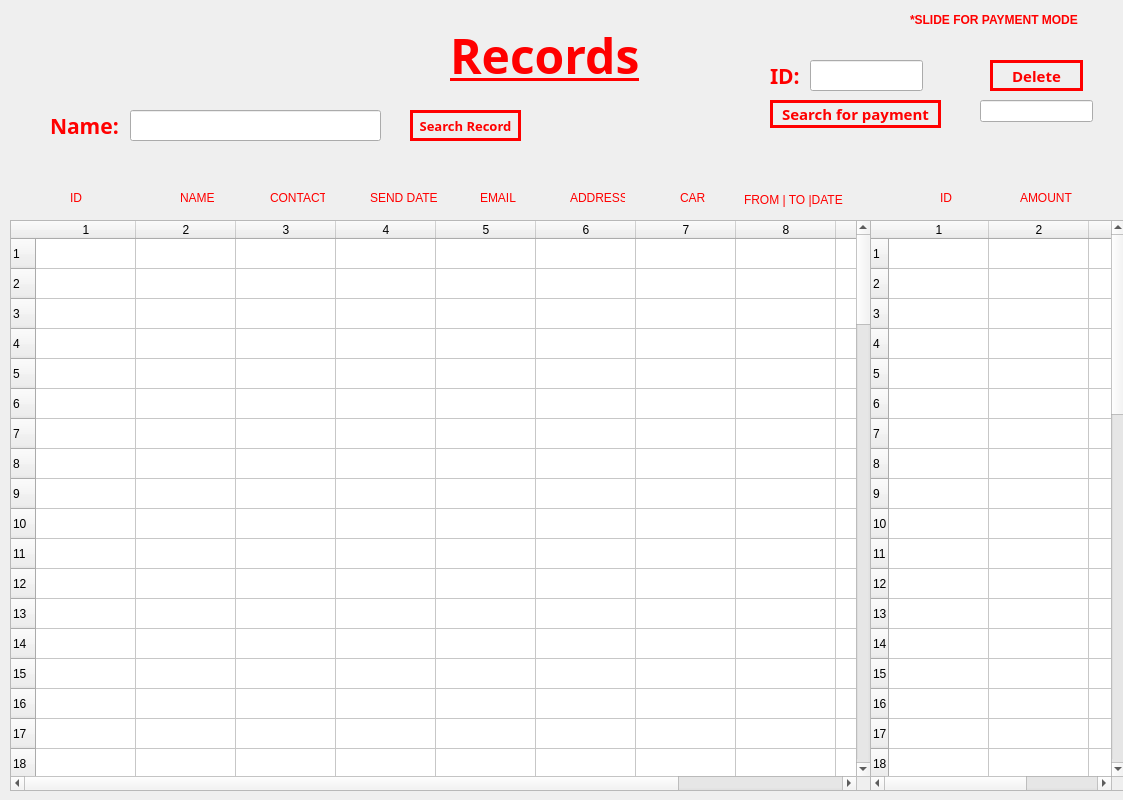
<?xml version="1.0" encoding="UTF-8"?>
<ui version="4.0">
 <class>s_record</class>
 <widget class="QDialog" name="s_record">
  <property name="geometry">
   <rect>
    <x>0</x>
    <y>0</y>
    <width>1123</width>
    <height>800</height>
   </rect>
  </property>
  <property name="minimumSize">
   <size>
    <width>1123</width>
    <height>800</height>
   </size>
  </property>
  <property name="maximumSize">
   <size>
    <width>1123</width>
    <height>800</height>
   </size>
  </property>
  <property name="windowTitle">
   <string>Dialog</string>
  </property>
  <widget class="QLabel" name="label">
   <property name="geometry">
    <rect>
     <x>0</x>
     <y>-30</y>
     <width>1131</width>
     <height>831</height>
    </rect>
   </property>
   <property name="text">
    <string/>
   </property>
   <property name="pixmap">
    <pixmap>Resources/search_record.png</pixmap>
   </property>
  </widget>
  <widget class="QLabel" name="label_2">
   <property name="geometry">
    <rect>
     <x>450</x>
     <y>30</y>
     <width>191</width>
     <height>51</height>
    </rect>
   </property>
   <property name="font">
    <font>
     <family>Rockwell Condensed</family>
     <pointsize>36</pointsize>
     <weight>75</weight>
     <bold>true</bold>
     <underline>true</underline>
    </font>
   </property>
   <property name="styleSheet">
    <string notr="true">color: qlineargradient(spread:pad, x1:0, y1:0, x2:1, y2:1, stop:1 rgba(255, 0, 0, 255));</string>
   </property>
   <property name="text">
    <string>Records</string>
   </property>
  </widget>
  <widget class="QLabel" name="label_3">
   <property name="geometry">
    <rect>
     <x>50</x>
     <y>110</y>
     <width>91</width>
     <height>31</height>
    </rect>
   </property>
   <property name="font">
    <font>
     <family>Rockwell Condensed</family>
     <pointsize>16</pointsize>
     <weight>75</weight>
     <bold>true</bold>
    </font>
   </property>
   <property name="styleSheet">
    <string notr="true">color: qlineargradient(spread:pad, x1:0, y1:0, x2:1, y2:1, stop:1 rgba(255, 0, 0, 255));</string>
   </property>
   <property name="text">
    <string>Name:</string>
   </property>
  </widget>
  <widget class="QLineEdit" name="records_edit">
   <property name="geometry">
    <rect>
     <x>130</x>
     <y>110</y>
     <width>251</width>
     <height>31</height>
    </rect>
   </property>
  </widget>
  <widget class="QTableWidget" name="list1">
   <property name="geometry">
    <rect>
     <x>10</x>
     <y>220</y>
     <width>861</width>
     <height>571</height>
    </rect>
   </property>
   <property name="minimumSize">
    <size>
     <width>861</width>
     <height>571</height>
    </size>
   </property>
   <property name="maximumSize">
    <size>
     <width>861</width>
     <height>571</height>
    </size>
   </property>
   <property name="rowCount">
    <number>100</number>
   </property>
   <property name="columnCount">
    <number>10</number>
   </property>
   <row/>
   <row/>
   <row/>
   <row/>
   <row/>
   <row/>
   <row/>
   <row/>
   <row/>
   <row/>
   <row/>
   <row/>
   <row/>
   <row/>
   <row/>
   <row/>
   <row/>
   <row/>
   <row/>
   <row/>
   <row/>
   <row/>
   <row/>
   <row/>
   <row/>
   <row/>
   <row/>
   <row/>
   <row/>
   <row/>
   <row/>
   <row/>
   <row/>
   <row/>
   <row/>
   <row/>
   <row/>
   <row/>
   <row/>
   <row/>
   <row/>
   <row/>
   <row/>
   <row/>
   <row/>
   <row/>
   <row/>
   <row/>
   <row/>
   <row/>
   <row/>
   <row/>
   <row/>
   <row/>
   <row/>
   <row/>
   <row/>
   <row/>
   <row/>
   <row/>
   <row/>
   <row/>
   <row/>
   <row/>
   <row/>
   <row/>
   <row/>
   <row/>
   <row/>
   <row/>
   <row/>
   <row/>
   <row/>
   <row/>
   <row/>
   <row/>
   <row/>
   <row/>
   <row/>
   <row/>
   <row/>
   <row/>
   <row/>
   <row/>
   <row/>
   <row/>
   <row/>
   <row/>
   <row/>
   <row/>
   <row/>
   <row/>
   <row/>
   <row/>
   <row/>
   <row/>
   <row/>
   <row/>
   <row/>
   <row/>
   <column/>
   <column/>
   <column/>
   <column/>
   <column/>
   <column/>
   <column/>
   <column/>
   <column/>
   <column/>
  </widget>
  <widget class="QPushButton" name="records_button">
   <property name="geometry">
    <rect>
     <x>410</x>
     <y>110</y>
     <width>111</width>
     <height>31</height>
    </rect>
   </property>
   <property name="font">
    <font>
     <family>Rockwell Condensed</family>
     <pointsize>10</pointsize>
     <weight>75</weight>
     <bold>true</bold>
    </font>
   </property>
   <property name="cursor">
    <cursorShape>PointingHandCursor</cursorShape>
   </property>
   <property name="styleSheet">
    <string notr="true">color: qlineargradient(spread:pad, x1:0, y1:0, x2:1, y2:1, stop:1 rgba(255, 0, 0, 255));
border:3px solid red;</string>
   </property>
   <property name="text">
    <string>Search Record</string>
   </property>
  </widget>
  <widget class="QTableWidget" name="list2">
   <property name="geometry">
    <rect>
     <x>870</x>
     <y>220</y>
     <width>256</width>
     <height>571</height>
    </rect>
   </property>
   <property name="minimumSize">
    <size>
     <width>256</width>
     <height>571</height>
    </size>
   </property>
   <property name="maximumSize">
    <size>
     <width>256</width>
     <height>571</height>
    </size>
   </property>
   <property name="rowCount">
    <number>50</number>
   </property>
   <property name="columnCount">
    <number>3</number>
   </property>
   <row/>
   <row/>
   <row/>
   <row/>
   <row/>
   <row/>
   <row/>
   <row/>
   <row/>
   <row/>
   <row/>
   <row/>
   <row/>
   <row/>
   <row/>
   <row/>
   <row/>
   <row/>
   <row/>
   <row/>
   <row/>
   <row/>
   <row/>
   <row/>
   <row/>
   <row/>
   <row/>
   <row/>
   <row/>
   <row/>
   <row/>
   <row/>
   <row/>
   <row/>
   <row/>
   <row/>
   <row/>
   <row/>
   <row/>
   <row/>
   <row/>
   <row/>
   <row/>
   <row/>
   <row/>
   <row/>
   <row/>
   <row/>
   <row/>
   <row/>
   <column/>
   <column/>
   <column/>
  </widget>
  <widget class="QLabel" name="label_4">
   <property name="geometry">
    <rect>
     <x>70</x>
     <y>190</y>
     <width>55</width>
     <height>16</height>
    </rect>
   </property>
   <property name="styleSheet">
    <string notr="true">color: qlineargradient(spread:pad, x1:0, y1:0, x2:1, y2:1, stop:1 rgba(255, 0, 0, 255));</string>
   </property>
   <property name="text">
    <string>ID</string>
   </property>
  </widget>
  <widget class="QLabel" name="label_5">
   <property name="geometry">
    <rect>
     <x>180</x>
     <y>190</y>
     <width>55</width>
     <height>16</height>
    </rect>
   </property>
   <property name="styleSheet">
    <string notr="true">color: qlineargradient(spread:pad, x1:0, y1:0, x2:1, y2:1, stop:1 rgba(255, 0, 0, 255));</string>
   </property>
   <property name="text">
    <string>NAME</string>
   </property>
  </widget>
  <widget class="QLabel" name="label_6">
   <property name="geometry">
    <rect>
     <x>270</x>
     <y>190</y>
     <width>55</width>
     <height>16</height>
    </rect>
   </property>
   <property name="styleSheet">
    <string notr="true">color: qlineargradient(spread:pad, x1:0, y1:0, x2:1, y2:1, stop:1 rgba(255, 0, 0, 255));</string>
   </property>
   <property name="text">
    <string>CONTACT</string>
   </property>
  </widget>
  <widget class="QLabel" name="label_7">
   <property name="geometry">
    <rect>
     <x>370</x>
     <y>190</y>
     <width>71</width>
     <height>16</height>
    </rect>
   </property>
   <property name="styleSheet">
    <string notr="true">color: qlineargradient(spread:pad, x1:0, y1:0, x2:1, y2:1, stop:1 rgba(255, 0, 0, 255));</string>
   </property>
   <property name="text">
    <string>SEND DATE</string>
   </property>
  </widget>
  <widget class="QLabel" name="label_8">
   <property name="geometry">
    <rect>
     <x>480</x>
     <y>190</y>
     <width>41</width>
     <height>16</height>
    </rect>
   </property>
   <property name="styleSheet">
    <string notr="true">color: qlineargradient(spread:pad, x1:0, y1:0, x2:1, y2:1, stop:1 rgba(255, 0, 0, 255));</string>
   </property>
   <property name="text">
    <string>EMAIL</string>
   </property>
  </widget>
  <widget class="QLabel" name="label_9">
   <property name="geometry">
    <rect>
     <x>570</x>
     <y>190</y>
     <width>55</width>
     <height>16</height>
    </rect>
   </property>
   <property name="styleSheet">
    <string notr="true">color: qlineargradient(spread:pad, x1:0, y1:0, x2:1, y2:1, stop:1 rgba(255, 0, 0, 255));</string>
   </property>
   <property name="text">
    <string>ADDRESS</string>
   </property>
  </widget>
  <widget class="QLabel" name="label_10">
   <property name="geometry">
    <rect>
     <x>680</x>
     <y>190</y>
     <width>55</width>
     <height>16</height>
    </rect>
   </property>
   <property name="styleSheet">
    <string notr="true">color: qlineargradient(spread:pad, x1:0, y1:0, x2:1, y2:1, stop:1 rgba(255, 0, 0, 255));</string>
   </property>
   <property name="text">
    <string>CAR</string>
   </property>
  </widget>
  <widget class="QLabel" name="label_11">
   <property name="geometry">
    <rect>
     <x>744</x>
     <y>190</y>
     <width>111</width>
     <height>20</height>
    </rect>
   </property>
   <property name="styleSheet">
    <string notr="true">color: qlineargradient(spread:pad, x1:0, y1:0, x2:1, y2:1, stop:1 rgba(255, 0, 0, 255));</string>
   </property>
   <property name="text">
    <string>FROM | TO |DATE</string>
   </property>
  </widget>
  <widget class="QLabel" name="label_12">
   <property name="geometry">
    <rect>
     <x>940</x>
     <y>190</y>
     <width>31</width>
     <height>16</height>
    </rect>
   </property>
   <property name="styleSheet">
    <string notr="true">color: qlineargradient(spread:pad, x1:0, y1:0, x2:1, y2:1, stop:1 rgba(255, 0, 0, 255));</string>
   </property>
   <property name="text">
    <string>ID</string>
   </property>
  </widget>
  <widget class="QLabel" name="label_13">
   <property name="geometry">
    <rect>
     <x>1020</x>
     <y>190</y>
     <width>55</width>
     <height>16</height>
    </rect>
   </property>
   <property name="styleSheet">
    <string notr="true">color: qlineargradient(spread:pad, x1:0, y1:0, x2:1, y2:1, stop:1 rgba(255, 0, 0, 255));</string>
   </property>
   <property name="text">
    <string>AMOUNT</string>
   </property>
  </widget>
  <widget class="QLabel" name="label_14">
   <property name="geometry">
    <rect>
     <x>910</x>
     <y>10</y>
     <width>201</width>
     <height>20</height>
    </rect>
   </property>
   <property name="font">
    <font>
     <family>Yu Gothic UI</family>
     <pointsize>9</pointsize>
     <weight>75</weight>
     <bold>true</bold>
    </font>
   </property>
   <property name="styleSheet">
    <string notr="true">color: qlineargradient(spread:pad, x1:0, y1:0, x2:1, y2:1, stop:1 rgba(255, 0, 0, 255));</string>
   </property>
   <property name="text">
    <string>*SLIDE FOR PAYMENT MODE</string>
   </property>
  </widget>
  <widget class="QLineEdit" name="cdrid">
   <property name="geometry">
    <rect>
     <x>810</x>
     <y>60</y>
     <width>113</width>
     <height>31</height>
    </rect>
   </property>
  </widget>
  <widget class="QLabel" name="label_15">
   <property name="geometry">
    <rect>
     <x>770</x>
     <y>60</y>
     <width>55</width>
     <height>31</height>
    </rect>
   </property>
   <property name="font">
    <font>
     <family>Rockwell Condensed</family>
     <pointsize>16</pointsize>
     <weight>75</weight>
     <bold>true</bold>
    </font>
   </property>
   <property name="styleSheet">
    <string notr="true">color: qlineargradient(spread:pad, x1:0, y1:0, x2:1, y2:1, stop:1 rgba(255, 0, 0, 255));</string>
   </property>
   <property name="text">
    <string>ID:</string>
   </property>
  </widget>
  <widget class="QPushButton" name="records_del">
   <property name="geometry">
    <rect>
     <x>990</x>
     <y>60</y>
     <width>93</width>
     <height>31</height>
    </rect>
   </property>
   <property name="font">
    <font>
     <family>Rockwell Condensed</family>
     <pointsize>11</pointsize>
     <weight>75</weight>
     <bold>true</bold>
    </font>
   </property>
   <property name="cursor">
    <cursorShape>PointingHandCursor</cursorShape>
   </property>
   <property name="styleSheet">
    <string notr="true">color: qlineargradient(spread:pad, x1:0, y1:0, x2:1, y2:1, stop:1 rgba(255, 0, 0, 255));
border:3px solid red;</string>
   </property>
   <property name="text">
    <string>Delete</string>
   </property>
  </widget>
  <widget class="QPushButton" name="records_psrch">
   <property name="geometry">
    <rect>
     <x>770</x>
     <y>100</y>
     <width>171</width>
     <height>28</height>
    </rect>
   </property>
   <property name="font">
    <font>
     <family>Rockwell Condensed</family>
     <pointsize>11</pointsize>
     <weight>75</weight>
     <bold>true</bold>
    </font>
   </property>
   <property name="styleSheet">
    <string notr="true">color: qlineargradient(spread:pad, x1:0, y1:0, x2:1, y2:1, stop:1 rgba(255, 0, 0, 255));
border:3px solid red;</string>
   </property>
   <property name="text">
    <string>Search for payment</string>
   </property>
  </widget>
  <widget class="QLineEdit" name="del_edit">
   <property name="geometry">
    <rect>
     <x>980</x>
     <y>100</y>
     <width>113</width>
     <height>22</height>
    </rect>
   </property>
   <property name="readOnly">
    <bool>true</bool>
   </property>
  </widget>
 </widget>
 <resources/>
 <connections/>
</ui>
